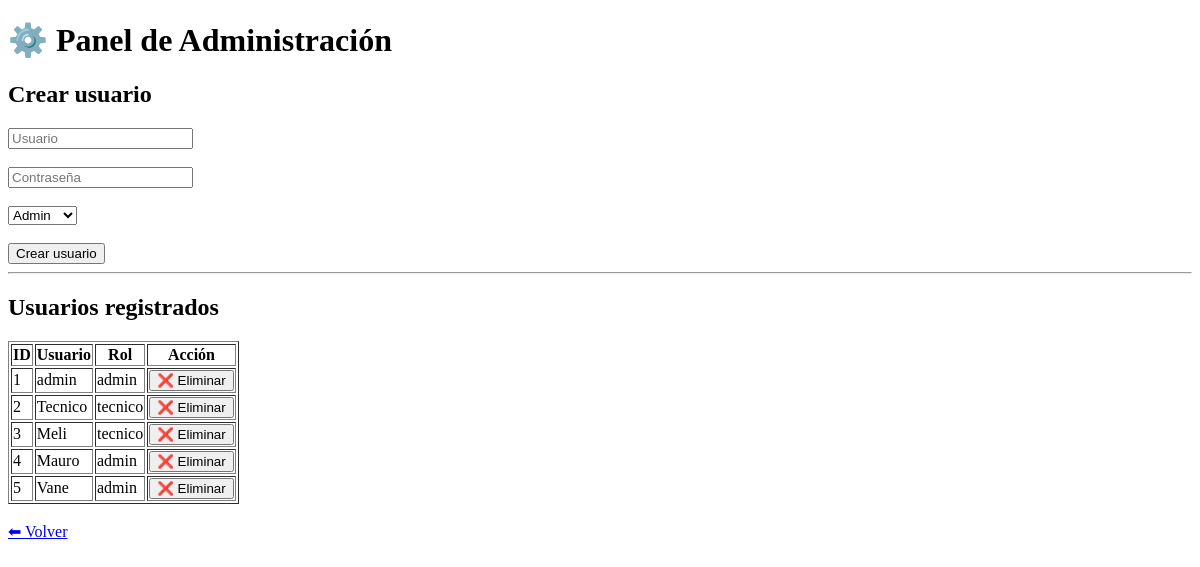
Page /admin (signed in) on the earlier database version.
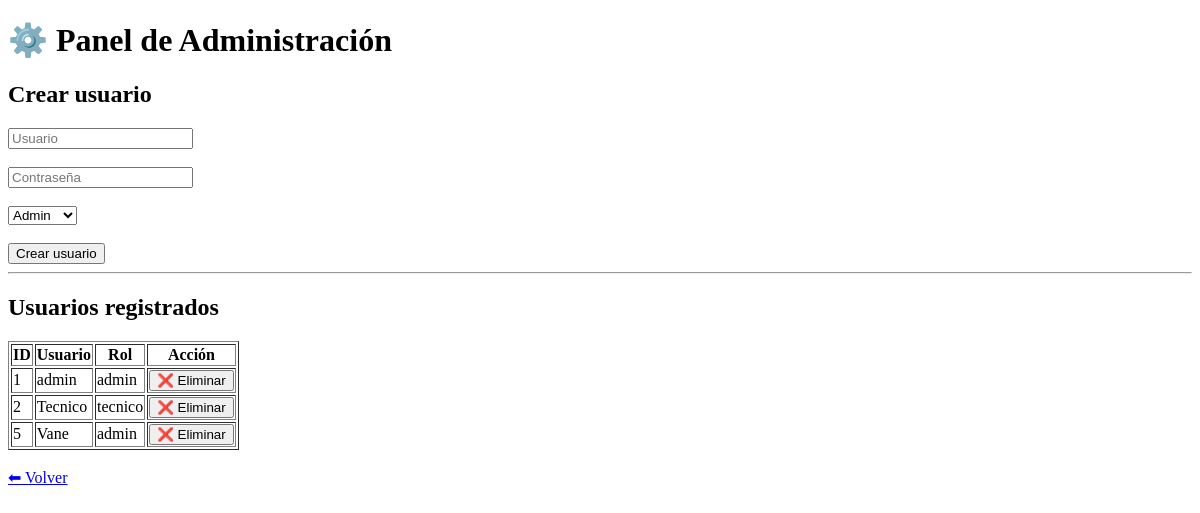
Same page on the later database version.
### tables this page shows
CREATE TABLE usuarios (
        id INTEGER PRIMARY KEY AUTOINCREMENT,
        usuario TEXT UNIQUE,
        password TEXT,
        rol TEXT
    );

### app_web.py (the view)
@app.route("/admin")
def admin():
    if not session.get("logueado"):
        return redirect("/login")
    if session.get("rol") != "admin":
        return "⛔ Acceso solo para administradores"
    conexion = sqlite3.connect("calibraciones_4.db")
    cursor = conexion.cursor()
    cursor.execute("SELECT id, usuario, rol FROM usuarios")
    usuarios = cursor.fetchall()
    conexion.close()
    return render_template("admin.html", usuarios=usuarios)

### templates/admin.html (shortened to what this page needs)
<!DOCTYPE html>
<html>
<head>
</head>
<body>
<h1>⚙️ Panel de Administración</h1>
<h2>Crear usuario</h2>
<form method="POST" action="/crear_usuario">
    <input type="text" name="usuario" placeholder="Usuario" required><br><br>
    <input type="password" name="password" placeholder="Contraseña" required><br><br>
    <select name="rol">
        <option value="admin">Admin</option>
    </select><br><br>
    <button type="submit">Crear usuario</button>
</form>
<hr>
<h2>Usuarios registrados</h2>
<table border="1">
<tr>
    <th>ID</th>
    <th>Usuario</th>
    <th>Rol</th>
    <th>Acción</th>
</tr>
{% for u in usuarios %}
<tr>
    <td>{{ u[0] }}</td>
    <td>{{ u[1] }}</td>
    <td>{{ u[2] }}</td>
    <td>
        <a href="/eliminar_usuario/{{ u[0] }}">
            <button>❌ Eliminar</button>
        </a>
    </td>
</tr>
{% endfor %}
</table>
<br>
<a href="/">⬅ Volver</a>
</body>
</html>

Differences in the rows shown:
removed usuarios: id "3", usuario "Meli", rol "tecnico"
removed usuarios: id "4", usuario "Mauro", rol "admin"
